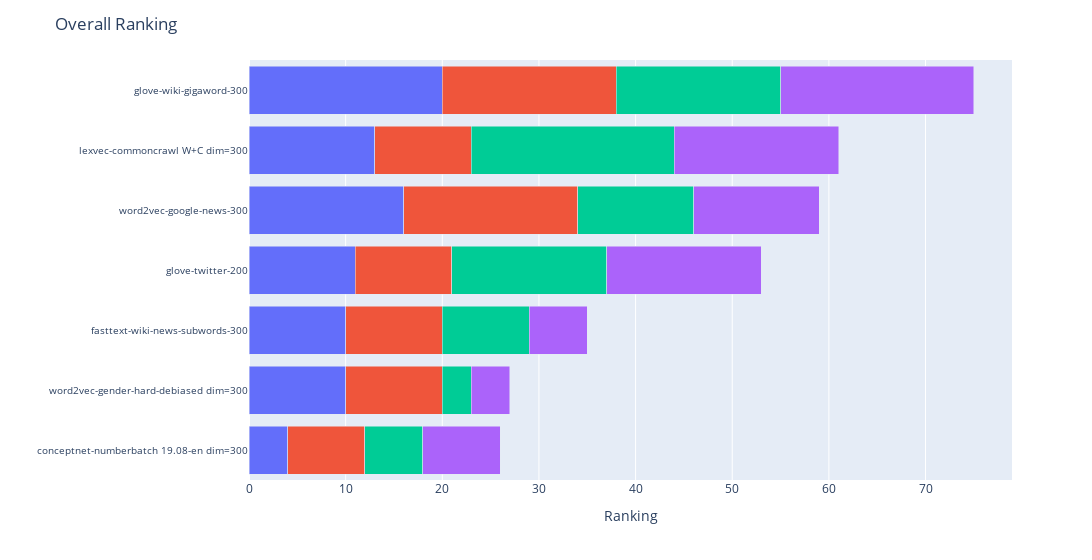

Here is the notebook cell this chart was saved with:
### Markdown cell above
### Overall Rankings

### Code cell
from IPython.display import display

display(overall_table)
fig = ranking_plots[3]
fig.update_layout({"title": "Overall Ranking"})
fig.show()

### Figure 1 — Plotly figure (JSON) as saved in the notebook; plotly's stock layout.template omitted (floating-point values rounded to 4 significant figures)
{"data": [{"alignmentgroup": "True", "hovertemplate": "Metric=WEAT<br>Ranking=%{x}<br>Embedding model=%{y}<extra></extra>", "legendgroup": "WEAT", "marker": {"color": "#636efa", "pattern": {"shape": ""}}, "name": "WEAT", "offsetgroup": "WEAT", "orientation": "h", "showlegend": true, "textposition": "auto", "type": "bar", "x": [4, 10, 16, 10, 20, 11, 13], "xaxis": "x", "y": ["conceptnet-numberbatch 19.08-en dim=300", "fasttext-wiki-news-subwords-300", "word2vec-google-news-300", "word2vec-gender-hard-debiased dim=300", "glove-wiki-gigaword-300", "glove-twitter-200", "lexvec-commoncrawl W+C dim=300"], "yaxis": "y"}, {"alignmentgroup": "True", "hovertemplate": "Metric=WEAT EZ<br>Ranking=%{x}<br>Embedding model=%{y}<extra></extra>", "legendgroup": "WEAT EZ", "marker": {"color": "#EF553B", "pattern": {"shape": ""}}, "name": "WEAT EZ", "offsetgroup": "WEAT EZ", "orientation": "h", "showlegend": true, "textposition": "auto", "type": "bar", "x": [8, 10, 18, 10, 18, 10, 10], "xaxis": "x", "y": ["conceptnet-numberbatch 19.08-en dim=300", "fasttext-wiki-news-subwords-300", "word2vec-google-news-300", "word2vec-gender-hard-debiased dim=300", "glove-wiki-gigaword-300", "glove-twitter-200", "lexvec-commoncrawl W+C dim=300"], "yaxis": "y"}, {"alignmentgroup": "True", "hovertemplate": "Metric=RND<br>Ranking=%{x}<br>Embedding model=%{y}<extra></extra>", "legendgroup": "RND", "marker": {"color": "#00cc96", "pattern": {"shape": ""}}, "name": "RND", "offsetgroup": "RND", "orientation": "h", "showlegend": true, "textposition": "auto", "type": "bar", "x": [6, 9, 12, 3, 17, 16, 21], "xaxis": "x", "y": ["conceptnet-numberbatch 19.08-en dim=300", "fasttext-wiki-news-subwords-300", "word2vec-google-news-300", "word2vec-gender-hard-debiased dim=300", "glove-wiki-gigaword-300", "glove-twitter-200", "lexvec-commoncrawl W+C dim=300"], "yaxis": "y"}, {"alignmentgroup": "True", "hovertemplate": "Metric=RNSB<br>Ranking=%{x}<br>Embedding model=%{y}<extra></extra>", "legendgroup": "RNSB", "marker": {"color": "#ab63fa", "pattern": {"shape": ""}}, "name": "RNSB", "offsetgroup": "RNSB", "orientation": "h", "showlegend": true, "textposition": "auto", "type": "bar", "x": [8, 6, 13, 4, 20, 16, 17], "xaxis": "x", "y": ["conceptnet-numberbatch 19.08-en dim=300", "fasttext-wiki-news-subwords-300", "word2vec-google-news-300", "word2vec-gender-hard-debiased dim=300", "glove-wiki-gigaword-300", "glove-twitter-200", "lexvec-commoncrawl W+C dim=300"], "yaxis": "y"}], "layout": {"barmode": "stack", "legend": {"title": {"text": "Metric"}, "tracegroupgap": 0}, "margin": {"t": 60}, "showlegend": false, "title": {"text": "Overall Ranking"}, "width": 1200, "xaxis": {"anchor": "y", "domain": [0, 1], "title": {"text": "Ranking"}}, "yaxis": {"anchor": "x", "categoryorder": "total ascending", "domain": [0, 1], "tickfont": {"size": 10}, "title": {"text": ""}}}}
